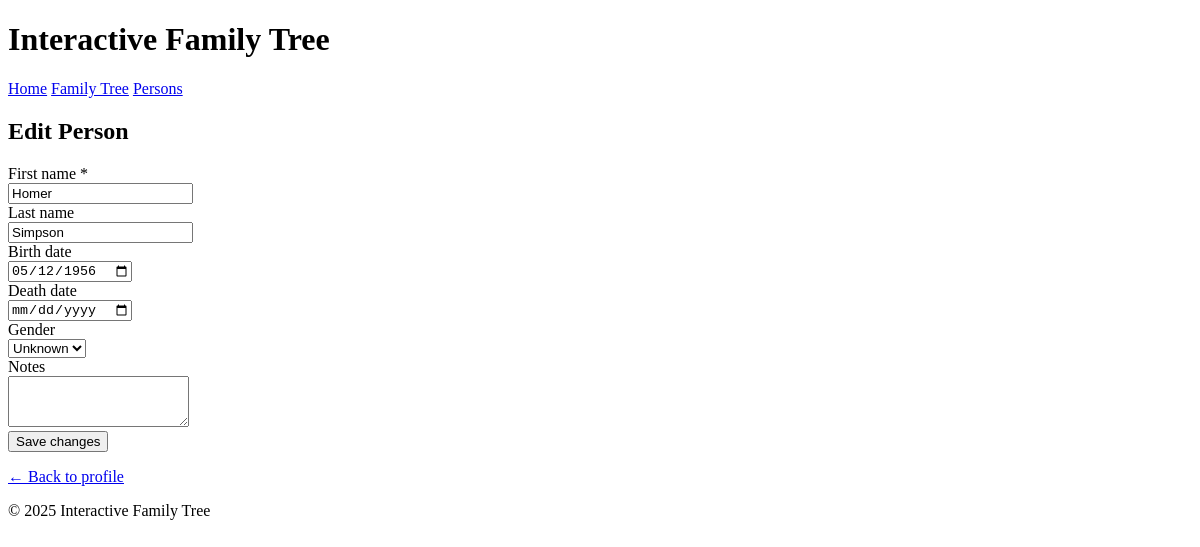
The page /persons/8/edit on the database its author committed.
### tables this page shows
CREATE TABLE persons (
    id INTEGER PRIMARY KEY AUTOINCREMENT,
    first_name TEXT NOT NULL,
    last_name TEXT,
    birth_date TEXT,
    death_date TEXT,
    gender TEXT,
    notes TEXT,
    created_at TEXT DEFAULT CURRENT_TIMESTAMP
);

### app.py (the view, shortened to what this page needs)
@app.route("/persons/<int:person_id>/edit", methods=["GET", "POST"])
def edit_person(person_id):
    person = get_person(person_id)
    if person is None:
        return "Person is not found", 404
    return render_template("person_edit.html", person=person)

### db.py (called while the page is built)
def get_db():
    conn = sqlite3.connect(DB_PATH)
    conn.row_factory = sqlite3.Row
    return conn

def get_person(person_id: int):
    conn = get_db()
    cur = conn.cursor()
    cur.execute("SELECT * FROM persons WHERE id = ?", (person_id,))
    row = cur.fetchone()
    conn.close()
    return row

### templates/person_edit.html (shortened to what this page needs)
{% extends "base.html" %}
{% block content %}
<h2>Edit Person</h2>
<form action="{{ url_for('edit_person', person_id=person['id']) }}" method="post" class="person-form">
    <div>
        <label for="first_name">First name *</label><br>
        <input type="text" id="first_name" name="first_name" required
               value="{{ person['first_name'] }}">
    </div>
    <div>
        <label for="last_name">Last name</label><br>
        <input type="text" id="last_name" name="last_name"
               value="{{ person['last_name'] or '' }}">
    </div>
    <div>
        <label for="birth_date">Birth date</label><br>
        <input type="date" id="birth_date" name="birth_date"
               value="{{ person['birth_date'] or '' }}">
    </div>
    <div>
        <label for="death_date">Death date</label><br>
        <input type="date" id="death_date" name="death_date"
               value="{{ person['death_date'] or '' }}">
    </div>
    <div>
        <label for="gender">Gender</label><br>
        <select name="gender" id="gender">
            <option value="" {{ (person["gender"] or "") == "" and "selected" or "" }}>Unknown</option>
        </select>
    </div>
    <div>
        <label for="notes">Notes</label><br>
        <textarea id="notes" name="notes" rows="3">{{ person['notes'] or '' }}</textarea>
    </div>
    <button type="submit">Save changes</button>
</form>
<p><a href="{{ url_for('person_detail', person_id=person['id']) }}">← Back to profile</a></p>
{% endblock %}

### rows shown on the page
persons: first_name "Homer", last_name "Simpson", birth_date "05/12/1956"
